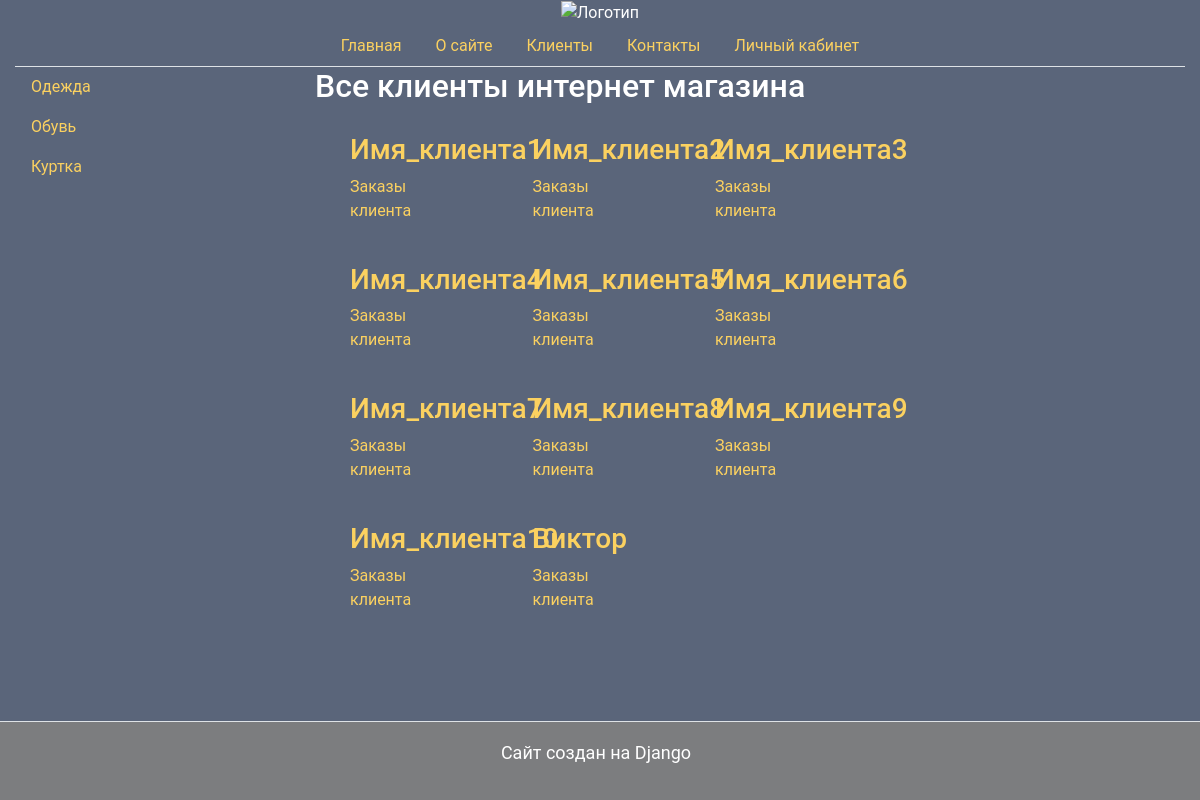
Screenshot of /clients/all/ with the database file from the repository.
### myapp/models.py (models this page shows, shortened)
class Client(models.Model): # создание модели Client.
    name = models.CharField(max_length=50)
    email = models.EmailField(unique=True)# уникальное поле, не может быть одинаковых email
    phone = models.CharField(max_length=16) #+7(999)999-99-99
    address = models.CharField(max_length=100)
    reg_data = models.DateTimeField(auto_now_add=True)

### myapp/views.py (the view)
# urls.py: path('clients/all/', views.clients_all, name='clients_all'), # путь к представлению clients_all
def clients_all(request):
    clients = Client.objects.all()
    return render(request, 'clients_all.html', {'clients': clients, 'title': 'Список клиентов'})

### myapp/templates/clients_all.html (shortened to what this page needs)
{% extends 'base.html' %}
{% block content %}
<h2>Все клиенты интернет магазина</h2>
<div class="container">
    <div class="row">
        {% for client in clients %}
            <div class="col-md-3 client-card">
                <h3><a href="{% url 'client_about' client.id %}" title="Карточка {{ client.name }}">{{ client.name }}</a></h3>
                <a href="{% url 'client_orders' client.id %}">Заказы клиента</a>
            </div>
            {% if forloop.counter|divisibleby:3 %}
                </div><div class="row">
            {% endif %}
        {% endfor %}
    </div>
</div>
{% endblock %}

### myapp/templates/base.html (shortened to what this page needs)
<!doctype html>
<html lang="ru">
  <head>
    <link rel="stylesheet" href="https://stackpath.bootstrapcdn.com/bootstrap/4.5.2/css/bootstrap.min.css">
  </head>
  <body>
    <div class="container-fluid">
        <div class="row">
            <div class="col-12 text-center">
                <img src="https://frontend-scripts.hb.bizmrg.com/assets/logo/geekbrains-logo-light.svg" alt="Логотип">
                <ul class="nav nav-tabs justify-content-center">
                    <li class="nav-item">
                        <a class="nav-link" href="/">Главная</a>
                    </li>
                    <li class="nav-item">
                        <a class="nav-link" href="/about/">О сайте</a>
                    </li>
                    <li class="nav-item">
                        <a class="nav-link" href="/clients/all/">Клиенты</a>
                    </li>
                    <li class="nav-item">
                        <a class="nav-link" href="/contacts/">Контакты</a>
                    </li>
                    <li class="nav-item">
                        <a class="nav-link" href="/user_lk/">Личный кабинет</a>
                    </li>
                </ul>
            </div>
        </div>
        <div class="row">
            <div class="col-3">
                <ul class="nav flex-column">
                    <li class="nav-item">
                        <a class="nav-link" href="/cloth/">Одежда</a>
                    </li>
                    <li class="nav-item">
                        <a class="nav-link" href="/shoes/">Обувь</a>
                    </li>
                    <li class="nav-item">
                        <a class="nav-link" href="/jacket/">Куртка</a>
                    </li>
                </ul>
            </div>
            <div class="col-6">
                {% block content %}{% endblock %}
            </div>
            <div class="col-3">
            </div>
        </div>
        <div class="row fixed-bottom modal-footer" style="background-color: rgba(128, 128, 128, 0.9);">
            <div class="col-12 text-center">
                <p>Сайт создан на Django</p>
            </div>
        </div>
        </div>
  </body>
</html>

### myapp/templates/base.html (style rules this page uses)
body { background: #5A657A; color: white; font-family: "Roboto", sans-serif; }
body p { font-size: 18px; line-height: 30px; }
body a { color: #FBD160; }

### myapp/templates/clients_all.html (style rules this page uses)
.client-card { margin: 20px; }

### rows the page displays
Client: name "Имя_клиента1"
Client: name "Имя_клиента2"
Client: name "Имя_клиента3"
Client: name "Имя_клиента4"
Client: name "Имя_клиента5"
Client: name "Имя_клиента6"
Client: name "Имя_клиента7"
Client: name "Имя_клиента8"
Client: name "Имя_клиента9"
Client: name "Имя_клиента10"
Client: name "Виктор"
